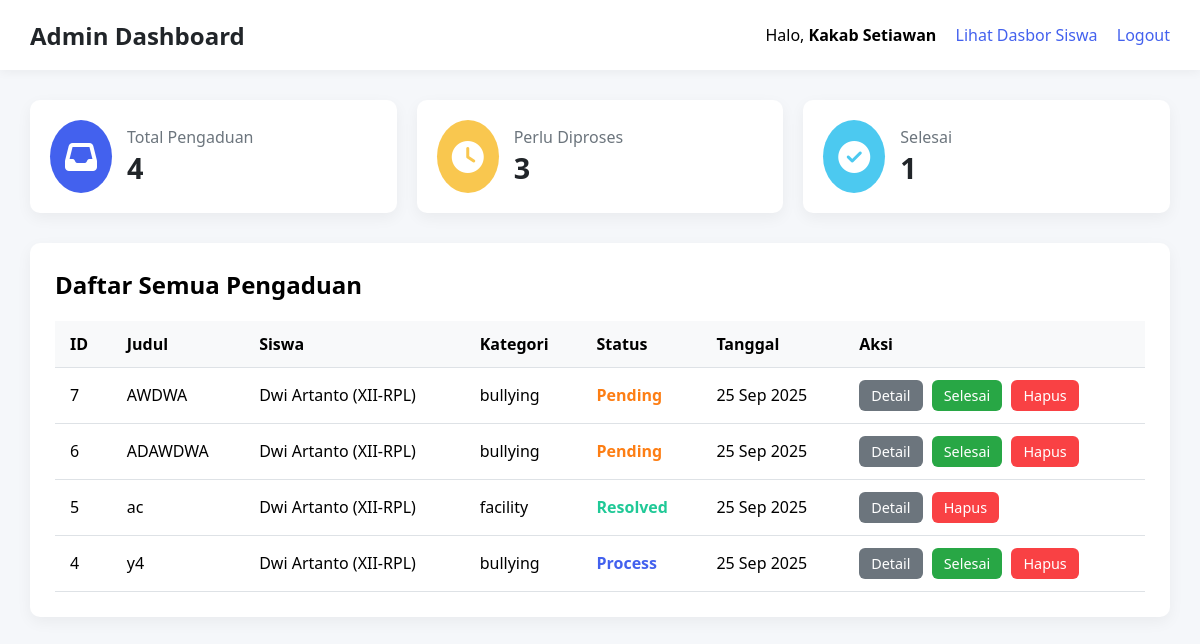
/admin/index.php (signed in), run on an earlier commit of the app's database.
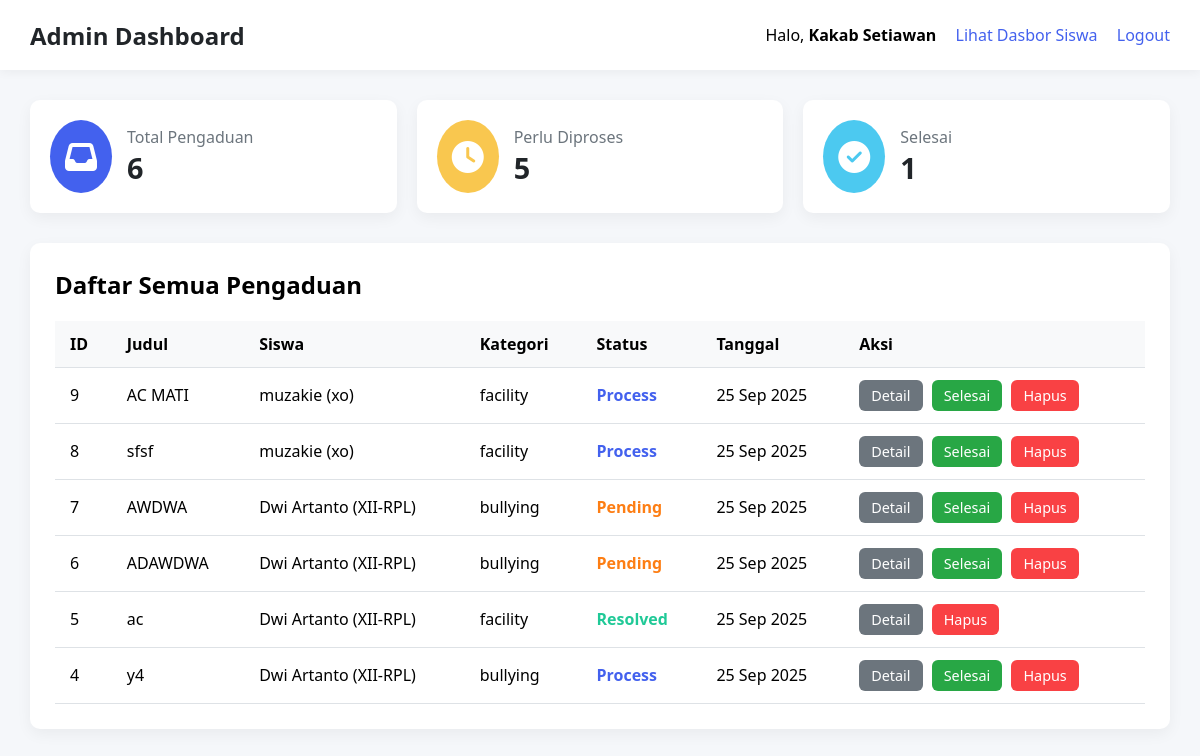
And on a later commit of the database.
### tables this page shows
CREATE TABLE `users` (
  `id` int NOT NULL,
  `username` varchar(100) NOT NULL,
  `password` varchar(255) NOT NULL,
  `full_name` varchar(255) DEFAULT NULL,
  `nisn` varchar(50) DEFAULT NULL,
  `email` varchar(150) DEFAULT NULL,
  `kelas` varchar(50) DEFAULT NULL,
  `role` varchar(50) DEFAULT 'siswa',
  `created_at` timestamp NOT NULL DEFAULT CURRENT_TIMESTAMP
);

CREATE TABLE `complaints` (
  `id` int NOT NULL,
  `user_id` int NOT NULL,
  `category` varchar(100) DEFAULT NULL,
  `title` varchar(255) NOT NULL,
  `description` text,
  `attachment` varchar(255) DEFAULT NULL,
  `teacher_id` int DEFAULT NULL,
  `urgency` enum('low','medium','high') DEFAULT 'low',
  `status` enum('pending','process','resolved') DEFAULT 'pending',
  `created_at` timestamp NOT NULL DEFAULT CURRENT_TIMESTAMP,
  `updated_at` timestamp NULL DEFAULT NULL
);

### config.php (called while the page is built, shortened)
<?php
function is_logged_in() {
    return isset($_SESSION['user_id']);
}
function current_user($pdo) {
    $stmt = $pdo->prepare("SELECT id, username, full_name, nisn, email, kelas FROM users WHERE id = ?");
    $stmt->execute([$_SESSION['user_id']]);
    return $stmt->fetch(PDO::FETCH_ASSOC);
}

### admin/index.php (the view, shortened to what this page needs)
<?php
require_once '../config.php';
$user = current_user($pdo);
$stmt_counts = $pdo->query("SELECT status, COUNT(*) as total FROM complaints GROUP BY status");
$counts_data = $stmt_counts->fetchAll(PDO::FETCH_KEY_PAIR);
$counts = [
    'pending' => $counts_data['pending'] ?? 0,
    'process' => $counts_data['process'] ?? 0,
    'resolved' => $counts_data['resolved'] ?? 0,
];
$total_complaints = array_sum($counts);
$stmt = $pdo->query("SELECT c.*, u.full_name, u.username, u.kelas
                     FROM complaints c
                     JOIN users u ON c.user_id = u.id
                     ORDER BY c.created_at DESC");
$complaints = $stmt->fetchAll(PDO::FETCH_ASSOC);
?>
<!doctype html>
<html lang="id">
<head>
  <link rel="stylesheet" href="https://cdnjs.cloudflare.com/ajax/libs/font-awesome/6.4.0/css/all.min.css">
</head>
<body>
  <header class="header">
    <h1>Admin Dashboard</h1>
    <div class="user-menu">
      <span>Halo, <strong><?= htmlspecialchars($user['full_name'] ?: "Admin") ?></strong></span>
      <a href="../dashboard.php">Lihat Dasbor Siswa</a>
      <a href="../logout.php">Logout</a>
    </div>
  </header>
  <main class="main-content">
    <div class="dashboard-grid">
        <div class="card total">
            <div class="icon"><i class="fas fa-inbox"></i></div>
            <div>
                <div class="card-title">Total Pengaduan</div>
                <div class="card-value"><?= $total_complaints ?></div>
            </div>
        </div>
        <div class="card pending">
            <div class="icon"><i class="fas fa-clock"></i></div>
            <div>
                <div class="card-title">Perlu Diproses</div>
                <div class="card-value"><?= $counts['pending'] + $counts['process'] ?></div>
            </div>
        </div>
        <div class="card resolved">
            <div class="icon"><i class="fas fa-check-circle"></i></div>
            <div>
                <div class="card-title">Selesai</div>
                <div class="card-value"><?= $counts['resolved'] ?></div>
            </div>
        </div>
    </div>
    <div class="table-container">
      <h2>Daftar Semua Pengaduan</h2>
      <table>
        <thead>
          <tr>
            <th>ID</th>
            <th>Judul</th>
            <th>Siswa</th>
            <th>Kategori</th>
            <th>Status</th>
            <th>Tanggal</th>
            <th>Aksi</th>
          </tr>
        </thead>
        <tbody>
          <?php foreach($complaints as $c): ?>
          <tr>
            <td><?= $c['id'] ?></td>
            <td><?= htmlspecialchars($c['title']) ?></td>
            <td><?= htmlspecialchars($c['full_name'] ?: $c['username']) ?> (<?= htmlspecialchars($c['kelas']) ?>)</td>
            <td><?= htmlspecialchars($c['category']) ?></td>
            <td><span class="status status-<?= htmlspecialchars($c['status']) ?>"><?= ucfirst($c['status']) ?></span></td>
            <td><?= date('d M Y', strtotime($c['created_at'])) ?></td>
            <td>
              <a class="btn btn-detail" href="view_complaint.php?id=<?= $c['id'] ?>">Detail</a>
              <?php if($c['status'] !== 'resolved'): ?>
                <a class="btn btn-resolved" href="?action=resolved&id=<?= $c['id'] ?>">Selesai</a>
              <?php endif; ?>
              <a class="btn btn-delete" href="?action=delete&id=<?= $c['id'] ?>" onclick="return confirm('Yakin hapus laporan ini?')">Hapus</a>
            </td>
          </tr>
          <?php endforeach; ?>
        </tbody>
      </table>
    </div>
  </main>
</body>
</html>

### admin/index.php (style rules this page uses)
:root { --primary: #4361ee; --secondary: #3a0ca3; --light: #f8f9fa; --dark: #212529; --success: #4cc9f0; --warning: #f9c74f; --danger: #f94144; }
body { background: #f5f7fa; font-family: 'Segoe UI', sans-serif; margin: 0; }
.main-content { padding: 30px; }
.header { background: white; padding: 0 30px; height: 70px; display: flex; align-items: center; justify-content: space-between; box-shadow: 0 2px 10px rgba(0, 0, 0, 0.05); }
.header h1 { font-size: 1.5rem; margin: 0; color: var(--dark); }
.user-menu a { color: var(--primary); text-decoration: none; margin-left: 15px; }
.dashboard-grid { display: grid; grid-template-columns: repeat(auto-fit, minmax(240px, 1fr)); gap: 20px; margin-bottom: 30px; }
.card { background: white; border-radius: 10px; padding: 20px; box-shadow: 0 5px 15px rgba(0, 0, 0, 0.05); display: flex; align-items: center; gap: 15px; }
.card .icon { font-size: 2rem; padding: 15px; border-radius: 50%; color: white; }
.card.total .icon { background: var(--primary); }
.card.pending .icon { background: var(--warning); }
.card.resolved .icon { background: var(--success); }
.card-title { font-size: 1rem; color: #6c757d; }
.card-value { font-size: 1.8rem; font-weight: 700; color: var(--dark); }
.table-container { background: white; border-radius: 10px; padding: 25px; box-shadow: 0 5px 15px rgba(0,0,0,0.05); }
.table-container h2 { margin-top: 0; }
table { width: 100%; border-collapse: collapse; }
th, td { padding: 12px 15px; text-align: left; border-bottom: 1px solid #dee2e6; }
th { background-color: #f8f9fa; font-weight: 600; }
.status { font-weight: 600; }
.status-pending { color: #fd7e14; }
.status-process { color: var(--primary); }
.status-resolved { color: #20c997; }
a.btn { padding: 6px 12px; border-radius: 6px; text-decoration: none; margin-right: 5px; font-size: 0.9em; display: inline-block; border: none; color: white; cursor: pointer; }
.btn-detail { background: #6c757d; }
.btn-resolved { background: #28a745; }
.btn-delete { background: var(--danger); }

What changed in the data, as far as the page shows it:
added complaints: id "9", title "AC MATI", user.full_name "muzakie", user.kelas "xo", category "facility", status "Process", created_at "25 Sep 2025"
added complaints: id "8", title "sfsf", user.full_name "muzakie", user.kelas "xo", category "facility", status "Process", created_at "25 Sep 2025"
Also different on the page:
$total_complaints: "4" → "6"
$counts['pending'] + $counts['process']: "3" → "5"
